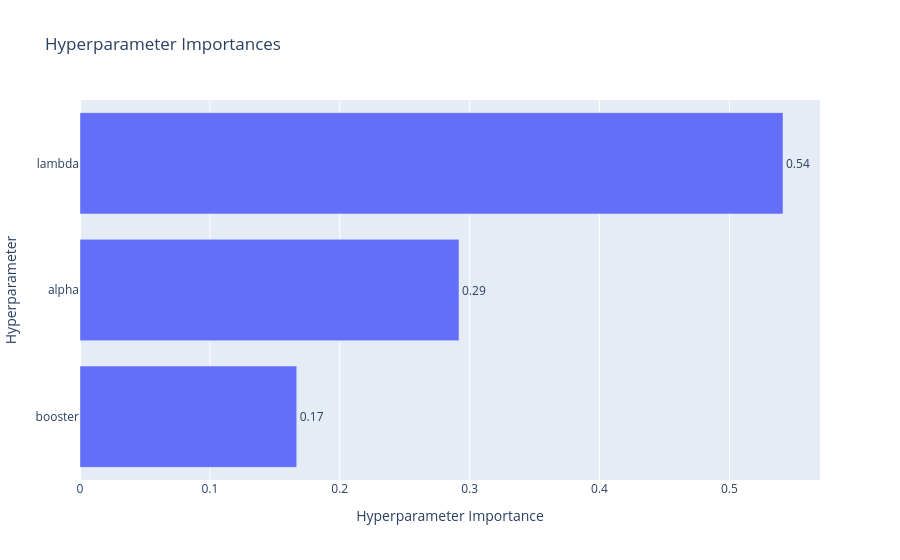
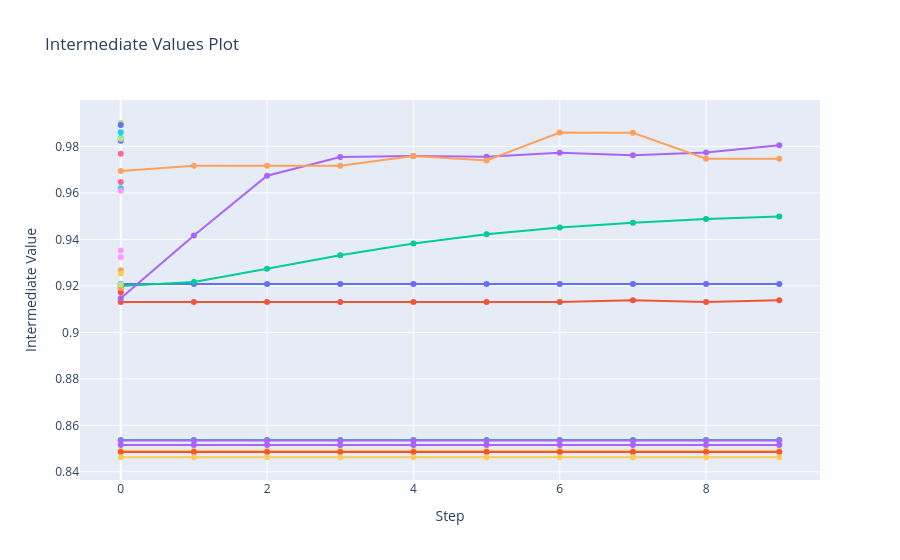
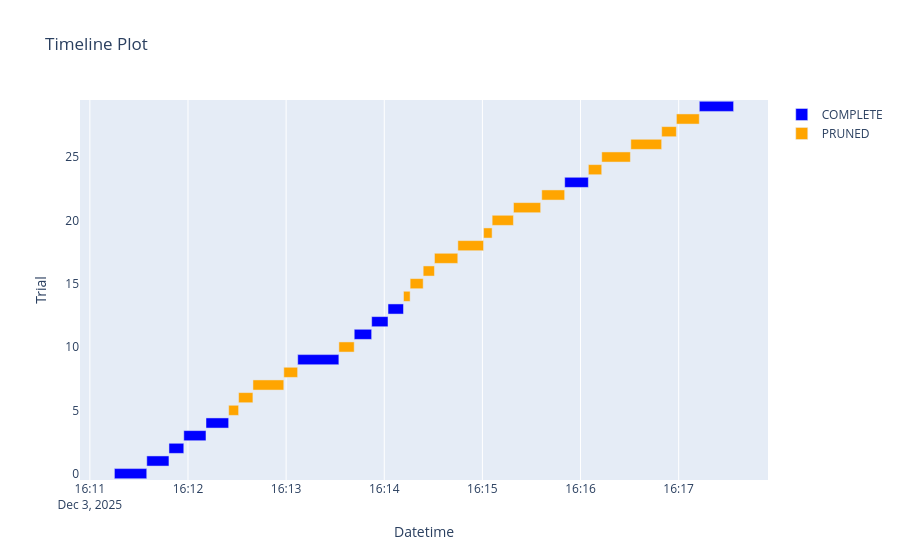

Notebook source saved alongside these figures, in order:
### Code cell
import optuna
import optuna_integration
from plotly.io import show
# https://optuna.readthedocs.io/en/stable/reference/visualization/index.html

fig = optuna.visualization.plot_param_importances(study)
show(fig)
fig = optuna.visualization.plot_intermediate_values(study)
show(fig)
fig = optuna.visualization.plot_timeline(study)
show(fig)

### Figure 1 — Plotly figure (JSON) as saved in the notebook; plotly's stock layout.template omitted (floating-point values rounded to 4 significant figures)
{"data": [{"cliponaxis": false, "hovertemplate": ["booster (CategoricalDistribution): 0.16690336902888198<extra></extra>", "alpha (FloatDistribution): 0.2918029248448051<extra></extra>", "lambda (FloatDistribution): 0.541293706126313<extra></extra>"], "name": "Objective Value", "orientation": "h", "text": ["0.17", "0.29", "0.54"], "textposition": "outside", "type": "bar", "x": [0.1669, 0.2918, 0.5413], "y": ["booster", "alpha", "lambda"]}], "layout": {"title": {"text": "Hyperparameter Importances"}, "xaxis": {"title": {"text": "Hyperparameter Importance"}}, "yaxis": {"title": {"text": "Hyperparameter"}}}}

### Figure 2 — Plotly figure (JSON) as saved in the notebook; plotly's stock layout.template omitted (floating-point values rounded to 4 significant figures)
{"data": [{"marker": {"maxdisplayed": 10}, "mode": "lines+markers", "name": "Trial0", "type": "scatter", "x": [0, 1, 2, 3, 4, 5, 6, 7, 8, 9], "y": [0.9208, 0.9208, 0.9208, 0.9208, 0.9208, 0.9208, 0.9208, 0.9208, 0.9208, 0.9208]}, {"marker": {"maxdisplayed": 10}, "mode": "lines+markers", "name": "Trial1", "type": "scatter", "x": [0, 1, 2, 3, 4, 5, 6, 7, 8, 9], "y": [0.9131, 0.9131, 0.9131, 0.9131, 0.9131, 0.9131, 0.9131, 0.9139, 0.9131, 0.9139]}, {"marker": {"maxdisplayed": 10}, "mode": "lines+markers", "name": "Trial2", "type": "scatter", "x": [0, 1, 2, 3, 4, 5, 6, 7, 8, 9], "y": [0.9199, 0.9217, 0.9273, 0.9332, 0.9382, 0.9422, 0.9451, 0.9472, 0.9487, 0.9499]}, {"marker": {"maxdisplayed": 10}, "mode": "lines+markers", "name": "Trial3", "type": "scatter", "x": [0, 1, 2, 3, 4, 5, 6, 7, 8, 9], "y": [0.9147, 0.9417, 0.9674, 0.9755, 0.9758, 0.9756, 0.9773, 0.9762, 0.9774, 0.9805]}, {"marker": {"maxdisplayed": 10}, "mode": "lines+markers", "name": "Trial4", "type": "scatter", "x": [0, 1, 2, 3, 4, 5, 6, 7, 8, 9], "y": [0.9694, 0.9717, 0.9717, 0.9717, 0.9759, 0.974, 0.986, 0.9858, 0.9747, 0.9746]}, {"marker": {"maxdisplayed": 10}, "mode": "lines+markers", "name": "Trial5", "type": "scatter", "x": [0], "y": [0.9837]}, {"marker": {"maxdisplayed": 10}, "mode": "lines+markers", "name": "Trial6", "type": "scatter", "x": [0], "y": [0.9647]}, {"marker": {"maxdisplayed": 10}, "mode": "lines+markers", "name": "Trial7", "type": "scatter", "x": [0], "y": [0.9902]}, {"marker": {"maxdisplayed": 10}, "mode": "lines+markers", "name": "Trial8", "type": "scatter", "x": [0], "y": [0.9323]}, {"marker": {"maxdisplayed": 10}, "mode": "lines+markers", "name": "Trial9", "type": "scatter", "x": [0, 1, 2, 3, 4, 5, 6, 7, 8, 9], "y": [0.8491, 0.8491, 0.8491, 0.8491, 0.8491, 0.8491, 0.8491, 0.8491, 0.8491, 0.8491]}, {"marker": {"maxdisplayed": 10}, "mode": "lines+markers", "name": "Trial10", "type": "scatter", "x": [0], "y": [0.9824]}, {"marker": {"maxdisplayed": 10}, "mode": "lines+markers", "name": "Trial11", "type": "scatter", "x": [0, 1, 2, 3, 4, 5, 6, 7, 8, 9], "y": [0.8486, 0.8486, 0.8486, 0.8486, 0.8486, 0.8486, 0.8486, 0.8486, 0.8486, 0.8486]}, {"marker": {"maxdisplayed": 10}, "mode": "lines+markers", "name": "Trial12", "type": "scatter", "x": [0, 1, 2, 3, 4, 5, 6, 7, 8, 9], "y": [0.8537, 0.8537, 0.8537, 0.8537, 0.8537, 0.8537, 0.8537, 0.8537, 0.8537, 0.8537]}, {"marker": {"maxdisplayed": 10}, "mode": "lines+markers", "name": "Trial13", "type": "scatter", "x": [0, 1, 2, 3, 4, 5, 6, 7, 8, 9], "y": [0.8516, 0.8516, 0.8516, 0.8516, 0.8516, 0.8516, 0.8516, 0.8516, 0.8516, 0.8516]}, {"marker": {"maxdisplayed": 10}, "mode": "lines+markers", "name": "Trial14", "type": "scatter", "x": [0], "y": [0.9267]}, {"marker": {"maxdisplayed": 10}, "mode": "lines+markers", "name": "Trial15", "type": "scatter", "x": [0], "y": [0.962]}, {"marker": {"maxdisplayed": 10}, "mode": "lines+markers", "name": "Trial16", "type": "scatter", "x": [0], "y": [0.919]}, {"marker": {"maxdisplayed": 10}, "mode": "lines+markers", "name": "Trial17", "type": "scatter", "x": [0], "y": [0.9833]}, {"marker": {"maxdisplayed": 10}, "mode": "lines+markers", "name": "Trial18", "type": "scatter", "x": [0], "y": [0.961]}, {"marker": {"maxdisplayed": 10}, "mode": "lines+markers", "name": "Trial19", "type": "scatter", "x": [0], "y": [0.9254]}, {"marker": {"maxdisplayed": 10}, "mode": "lines+markers", "name": "Trial20", "type": "scatter", "x": [0], "y": [0.9892]}, {"marker": {"maxdisplayed": 10}, "mode": "lines+markers", "name": "Trial21", "type": "scatter", "x": [0], "y": [0.9172]}, {"marker": {"maxdisplayed": 10}, "mode": "lines+markers", "name": "Trial22", "type": "scatter", "x": [0], "y": [0.9201]}, {"marker": {"maxdisplayed": 10}, "mode": "lines+markers", "name": "Trial23", "type": "scatter", "x": [0, 1, 2, 3, 4, 5, 6, 7, 8, 9], "y": [0.8534, 0.8534, 0.8534, 0.8534, 0.8534, 0.8534, 0.8534, 0.8534, 0.8534, 0.8534]}, {"marker": {"maxdisplayed": 10}, "mode": "lines+markers", "name": "Trial24", "type": "scatter", "x": [0], "y": [0.9191]}, {"marker": {"maxdisplayed": 10}, "mode": "lines+markers", "name": "Trial25", "type": "scatter", "x": [0], "y": [0.9861]}, {"marker": {"maxdisplayed": 10}, "mode": "lines+markers", "name": "Trial26", "type": "scatter", "x": [0], "y": [0.9769]}, {"marker": {"maxdisplayed": 10}, "mode": "lines+markers", "name": "Trial27", "type": "scatter", "x": [0], "y": [0.9207]}, {"marker": {"maxdisplayed": 10}, "mode": "lines+markers", "name": "Trial28", "type": "scatter", "x": [0], "y": [0.9352]}, {"marker": {"maxdisplayed": 10}, "mode": "lines+markers", "name": "Trial29", "type": "scatter", "x": [0, 1, 2, 3, 4, 5, 6, 7, 8, 9], "y": [0.8463, 0.8463, 0.8463, 0.8463, 0.8463, 0.8463, 0.8463, 0.8463, 0.8463, 0.8463]}], "layout": {"showlegend": false, "title": {"text": "Intermediate Values Plot"}, "xaxis": {"title": {"text": "Step"}}, "yaxis": {"title": {"text": "Intermediate Value"}}}}

### Figure 3 — Plotly figure (JSON) as saved in the notebook; plotly's stock layout.template omitted (floating-point values rounded to 4 significant figures)
{"data": [{"base": ["2025-12-03T16:11:15.003906", "2025-12-03T16:11:34.794832", "2025-12-03T16:11:48.363875", "2025-12-03T16:11:57.429664", "2025-12-03T16:12:10.995418", "2025-12-03T16:13:07.082358", "2025-12-03T16:13:41.631015", "2025-12-03T16:13:52.291999", "2025-12-03T16:14:02.299281", "2025-12-03T16:15:50.318754", "2025-12-03T16:17:12.626488"], "hovertemplate": "%{text}<extra>COMPLETE</extra>", "marker": {"color": "blue"}, "name": "COMPLETE", "orientation": "h", "text": ["{<br>  \"number\": 0,<br>  \"values\": [<br>    0.002392211831893371<br>  ],<br>  \"params\": {<br>    \"booster\": \"dart\",<br>    \"lambda\": 1.3257320370593927e-08,<br>    \"alpha\": 0.2672777304176753,<br>    \"max_depth\": 2,<br>    \"eta\": 0.00020945183892509138,<br>    \"gamma\": 5.800989238214869e-07,<br>    \"grow_policy\": \"depthwise\",<br>    \"sample_type\": \"weighted\",<br>    \"normalize_type\": \"forest\",<br>    \"rate_drop\": 2.4725542520725097e-06,<br>    \"skip_drop\": 0.6972398893752041<br>  }<br>}", "{<br>  \"number\": 1,<br>  \"values\": [<br>    0.0<br>  ],<br>  \"params\": {<br>    \"booster\": \"dart\",<br>    \"lambda\": 0.04798338302365476,<br>    \"alpha\": 0.0003421267529652146,<br>    \"max_depth\": 2,<br>    \"eta\": 1.3696880765576817e-07,<br>    \"gamma\": 0.00035650107987949956,<br>    \"grow_policy\": \"lossguide\",<br>    \"sample_type\": \"uniform\",<br>    \"normalize_type\": \"forest\",<br>    \"rate_drop\": 1.0428596117689754e-05,<br>    \"skip_drop\": 5.176586636814893e-07<br>  }<br>}", "{<br>  \"number\": 2,<br>  \"values\": [<br>    0.016857597661856422<br>  ],<br>  \"params\": {<br>    \"booster\": \"gblinear\",<br>    \"lambda\": 0.41916421482609734,<br>    \"alpha\": 4.1896762891006965e-08<br>  }<br>}", "{<br>  \"number\": 3,<br>  \"values\": [<br>    0.002410958343144381<br>  ],<br>  \"params\": {<br>    \"booster\": \"dart\",<br>    \"lambda\": 0.07826457321473514,<br>    \"alpha\": 0.02584335977282724,<br>    \"max_depth\": 4,<br>    \"eta\": 6.567959403885232e-08,<br>    \"gamma\": 0.5524097242181836,<br>    \"grow_policy\": \"lossguide\",<br>    \"sample_type\": \"weighted\",<br>    \"normalize_type\": \"tree\",<br>    \"rate_drop\": 9.809711183475338e-06,<br>    \"skip_drop\": 0.009328514812920406<br>  }<br>}", "{<br>  \"number\": 4,<br>  \"values\": [<br>    0.002407549912724183<br>  ],<br>  \"params\": {<br>    \"booster\": \"dart\",<br>    \"lambda\": 0.002196388346803144,<br>    \"alpha\": 4.3866255164092787e-05,<br>    \"max_depth\": 6,<br>    \"eta\": 2.127370931084507e-08,<br>    \"gamma\": 1.1044844400654846e-06,<br>    \"grow_policy\": \"lossguide\",<br>    \"sample_type\": \"uniform\",<br>    \"normalize_type\": \"forest\",<br>    \"rate_drop\": 1.8902105804856073e-05,<br>    \"skip_drop\": 5.679701844441912e-05<br>  }<br>}", "{<br>  \"number\": 9,<br>  \"values\": [<br>    0.0<br>  ],<br>  \"params\": {<br>    \"booster\": \"gbtree\",<br>    \"lambda\": 0.05071339450454229,<br>    \"alpha\": 0.0018215151661966204,<br>    \"max_depth\": 1,<br>    \"eta\": 0.00015592695472675279,<br>    \"gamma\": 0.27033434679884066,<br>    \"grow_policy\": \"lossguide\"<br>  }<br>}", "{<br>  \"number\": 11,<br>  \"values\": [<br>    0.01858816548118329<br>  ],<br>  \"params\": {<br>    \"booster\": \"gbtree\",<br>    \"lambda\": 0.031474422619912505,<br>    \"alpha\": 0.00169240167823745,<br>    \"max_depth\": 1,<br>    \"eta\": 4.571884990554352e-05,<br>    \"gamma\": 0.38206305135677604,<br>    \"grow_policy\": \"lossguide\"<br>  }<br>}", "{<br>  \"number\": 12,<br>  \"values\": [<br>    0.019097836221586343<br>  ],<br>  \"params\": {<br>    \"booster\": \"gbtree\",<br>    \"lambda\": 0.6080585801114694,<br>    \"alpha\": 0.0023009860715230575,<br>    \"max_depth\": 1,<br>    \"eta\": 0.000967089589842685,<br>    \"gamma\": 0.01766870708193866,<br>    \"grow_policy\": \"lossguide\"<br>  }<br>}", "{<br>  \"number\": 13,<br>  \"values\": [<br>    0.0024399295321051217<br>  ],<br>  \"params\": {<br>    \"booster\": \"gbtree\",<br>    \"lambda\": 0.0001206917352336148,<br>    \"alpha\": 0.00284694481980894,<br>    \"max_depth\": 1,<br>    \"eta\": 7.253108934740015e-06,<br>    \"gamma\": 0.004314185281651615,<br>    \"grow_policy\": \"lossguide\"<br>  }<br>}", "{<br>  \"number\": 23,<br>  \"values\": [<br>    0.023186870281889586<br>  ],<br>  \"params\": {<br>    \"booster\": \"dart\",<br>    \"lambda\": 4.926055174917897e-06,<br>    \"alpha\": 0.07906116504302674,<br>    \"max_depth\": 1,<br>    \"eta\": 3.334049542360878e-05,<br>    \"gamma\": 2.292738705815476e-05,<br>    \"grow_policy\": \"depthwise\",<br>    \"sample_type\": \"weighted\",<br>    \"normalize_type\": \"forest\",<br>    \"rate_drop\": 0.00024507423227398094,<br>    \"skip_drop\": 0.0015802265265494767<br>  }<br>}", "{<br>  \"number\": 29,<br>  \"values\": [<br>    0.0023444918518670194<br>  ],<br>  \"params\": {<br>    \"booster\": \"gbtree\",<br>    \"lambda\": 2.7676693882861793e-05,<br>    \"alpha\": 0.0006190173175368811,<br>    \"max_depth\": 1,<br>    \"eta\": 1.783885796143889e-05,<br>    \"gamma\": 2.391094877910084e-07,<br>    \"grow_policy\": \"lossguide\"<br>  }<br>}"], "textposition": "none", "type": "bar", "x": [19790.0, 13570.0, 9064.0, 13560.0, 13870.0, 25160.0, 10660.0, 9999.0, 9459.0, 14470.0, 20960.0], "y": [0, 1, 2, 3, 4, 9, 11, 12, 13, 23, 29]}, {"base": ["2025-12-03T16:12:24.861453", "2025-12-03T16:12:30.942639", "2025-12-03T16:12:39.715370", "2025-12-03T16:12:58.578447", "2025-12-03T16:13:32.250457", "2025-12-03T16:14:11.759159", "2025-12-03T16:14:15.819879", "2025-12-03T16:14:23.797683", "2025-12-03T16:14:30.695422", "2025-12-03T16:14:44.991552", "2025-12-03T16:15:00.725005", "2025-12-03T16:15:05.966130", "2025-12-03T16:15:19.013126", "2025-12-03T16:15:36.285587", "2025-12-03T16:16:04.790669", "2025-12-03T16:16:12.963414", "2025-12-03T16:16:30.762543", "2025-12-03T16:16:49.618743", "2025-12-03T16:16:58.614653"], "hovertemplate": "%{text}<extra>PRUNED</extra>", "marker": {"color": "orange"}, "name": "PRUNED", "orientation": "h", "text": ["{<br>  \"number\": 5,<br>  \"values\": [<br>    0.9836559407219498<br>  ],<br>  \"params\": {<br>    \"booster\": \"gbtree\",<br>    \"lambda\": 3.9018241879443956e-07,<br>    \"alpha\": 1.1394829148190255e-06,<br>    \"max_depth\": 4,<br>    \"eta\": 0.012663481269531542,<br>    \"gamma\": 1.530790473346494e-05,<br>    \"grow_policy\": \"depthwise\"<br>  }<br>}", "{<br>  \"number\": 6,<br>  \"values\": [<br>    0.9647129749783461<br>  ],<br>  \"params\": {<br>    \"booster\": \"gbtree\",<br>    \"lambda\": 3.0056359547669547e-06,<br>    \"alpha\": 5.5731013385141804e-08,<br>    \"max_depth\": 3,<br>    \"eta\": 5.786316487094954e-07,<br>    \"gamma\": 0.002947772238172673,<br>    \"grow_policy\": \"lossguide\"<br>  }<br>}", "{<br>  \"number\": 7,<br>  \"values\": [<br>    0.9901675026531636<br>  ],<br>  \"params\": {<br>    \"booster\": \"dart\",<br>    \"lambda\": 1.0177031887248338e-05,<br>    \"alpha\": 0.08873841802188545,<br>    \"max_depth\": 9,<br>    \"eta\": 0.05476971674896225,<br>    \"gamma\": 0.00021539810154549757,<br>    \"grow_policy\": \"lossguide\",<br>    \"sample_type\": \"weighted\",<br>    \"normalize_type\": \"tree\",<br>    \"rate_drop\": 0.0033192828137859304,<br>    \"skip_drop\": 0.00014678688298718352<br>  }<br>}", "{<br>  \"number\": 8,<br>  \"values\": [<br>    0.93233484204178<br>  ],<br>  \"params\": {<br>    \"booster\": \"gblinear\",<br>    \"lambda\": 0.00495605311678112,<br>    \"alpha\": 0.00017048812703188008<br>  }<br>}", "{<br>  \"number\": 10,<br>  \"values\": [<br>    0.9824042714076789<br>  ],<br>  \"params\": {<br>    \"booster\": \"dart\",<br>    \"lambda\": 0.0005329115182665495,<br>    \"alpha\": 7.732735752225134e-06,<br>    \"max_depth\": 6,<br>    \"eta\": 4.1752496166853105e-06,<br>    \"gamma\": 3.133944789852628e-08,<br>    \"grow_policy\": \"depthwise\",<br>    \"sample_type\": \"uniform\",<br>    \"normalize_type\": \"forest\",<br>    \"rate_drop\": 1.054692054330229e-08,<br>    \"skip_drop\": 5.506293823400207e-08<br>  }<br>}", "{<br>  \"number\": 14,<br>  \"values\": [<br>    0.9266766709665012<br>  ],<br>  \"params\": {<br>    \"booster\": \"gblinear\",<br>    \"lambda\": 0.02111597329084497,<br>    \"alpha\": 0.0001804518457302112<br>  }<br>}", "{<br>  \"number\": 15,<br>  \"values\": [<br>    0.9620374339923989<br>  ],<br>  \"params\": {<br>    \"booster\": \"dart\",<br>    \"lambda\": 0.9966231092228903,<br>    \"alpha\": 0.015178301576486777,<br>    \"max_depth\": 3,<br>    \"eta\": 0.0031220057215605003,<br>    \"gamma\": 0.0002721565241304969,<br>    \"grow_policy\": \"lossguide\",<br>    \"sample_type\": \"uniform\",<br>    \"normalize_type\": \"forest\",<br>    \"rate_drop\": 0.43803425460905515,<br>    \"skip_drop\": 1.812252251185514e-08<br>  }<br>}", "{<br>  \"number\": 16,<br>  \"values\": [<br>    0.9189693536129845<br>  ],<br>  \"params\": {<br>    \"booster\": \"gbtree\",<br>    \"lambda\": 0.002239988882390474,<br>    \"alpha\": 3.0877661446439664e-06,<br>    \"max_depth\": 2,<br>    \"eta\": 0.2351139992515813,<br>    \"gamma\": 0.026883060001095253,<br>    \"grow_policy\": \"lossguide\"<br>  }<br>}", "{<br>  \"number\": 17,<br>  \"values\": [<br>    0.9833016055777335<br>  ],<br>  \"params\": {<br>    \"booster\": \"dart\",<br>    \"lambda\": 0.00010841447161117377,<br>    \"alpha\": 3.553258832817569e-05,<br>    \"max_depth\": 8,<br>    \"eta\": 4.846568434877126e-07,<br>    \"gamma\": 1.6157295732952878e-05,<br>    \"grow_policy\": \"depthwise\",<br>    \"sample_type\": \"uniform\",<br>    \"normalize_type\": \"forest\",<br>    \"rate_drop\": 6.807096082428294e-08,<br>    \"skip_drop\": 2.3004649628307373e-06<br>  }<br>}", "{<br>  \"number\": 18,<br>  \"values\": [<br>    0.960958469440226<br>  ],<br>  \"params\": {<br>    \"booster\": \"gbtree\",<br>    \"lambda\": 0.08438333986110169,<br>    \"alpha\": 0.0005346544928632141,<br>    \"max_depth\": 3,<br>    \"eta\": 8.330445186810096e-05,<br>    \"gamma\": 0.08155546318626296,<br>    \"grow_policy\": \"lossguide\"<br>  }<br>}", "{<br>  \"number\": 19,<br>  \"values\": [<br>    0.9253557779790292<br>  ],<br>  \"params\": {<br>    \"booster\": \"gblinear\",<br>    \"lambda\": 0.011993196169240656,<br>    \"alpha\": 0.4743591112116413<br>  }<br>}", "{<br>  \"number\": 20,<br>  \"values\": [<br>    0.9891809213277407<br>  ],<br>  \"params\": {<br>    \"booster\": \"dart\",<br>    \"lambda\": 0.0006755360751092187,<br>    \"alpha\": 5.917296497972925e-07,<br>    \"max_depth\": 5,<br>    \"eta\": 8.261046021941179e-06,<br>    \"gamma\": 0.0013602151182895684,<br>    \"grow_policy\": \"lossguide\",<br>    \"sample_type\": \"uniform\",<br>    \"normalize_type\": \"tree\",<br>    \"rate_drop\": 0.0018414319542204574,<br>    \"skip_drop\": 5.461049695374413e-06<br>  }<br>}", "{<br>  \"number\": 21,<br>  \"values\": [<br>    0.9172447262602279<br>  ],<br>  \"params\": {<br>    \"booster\": \"dart\",<br>    \"lambda\": 2.6602982449779108e-08,<br>    \"alpha\": 0.2901133879555103,<br>    \"max_depth\": 2,<br>    \"eta\": 0.0004886715516917558,<br>    \"gamma\": 1.1218883770994951e-07,<br>    \"grow_policy\": \"depthwise\",<br>    \"sample_type\": \"weighted\",<br>    \"normalize_type\": \"forest\",<br>    \"rate_drop\": 1.4291499344394247e-06,<br>    \"skip_drop\": 0.10072757330991304<br>  }<br>}", "{<br>  \"number\": 22,<br>  \"values\": [<br>    0.9200901024847422<br>  ],<br>  \"params\": {<br>    \"booster\": \"dart\",<br>    \"lambda\": 1.911628239336758e-08,<br>    \"alpha\": 0.015350651151712694,<br>    \"max_depth\": 2,<br>    \"eta\": 0.00032212715053939195,<br>    \"gamma\": 7.159328265859389e-07,<br>    \"grow_policy\": \"depthwise\",<br>    \"sample_type\": \"weighted\",<br>    \"normalize_type\": \"forest\",<br>    \"rate_drop\": 3.53486417489088e-07,<br>    \"skip_drop\": 0.6449207678172795<br>  }<br>}", "{<br>  \"number\": 24,<br>  \"values\": [<br>    0.9190553267015424<br>  ],<br>  \"params\": {<br>    \"booster\": \"dart\",<br>    \"lambda\": 2.3521708120624022e-07,<br>    \"alpha\": 0.0005414705663336827,<br>    \"max_depth\": 2,<br>    \"eta\": 0.006005823523933266,<br>    \"gamma\": 2.6430574296830196e-06,<br>    \"grow_policy\": \"depthwise\",<br>    \"sample_type\": \"uniform\",<br>    \"normalize_type\": \"forest\",<br>    \"rate_drop\": 5.690424681278816e-06,<br>    \"skip_drop\": 4.929042770819316e-07<br>  }<br>}", "{<br>  \"number\": 25,<br>  \"values\": [<br>    0.9860732945965558<br>  ],<br>  \"params\": {<br>    \"booster\": \"gbtree\",<br>    \"lambda\": 1.705609676623749e-05,<br>    \"alpha\": 0.8289114706735476,<br>    \"max_depth\": 4,<br>    \"eta\": 0.00021927901790654648,<br>    \"gamma\": 6.534858292654515e-08,<br>    \"grow_policy\": \"depthwise\"<br>  }<br>}", "{<br>  \"number\": 26,<br>  \"values\": [<br>    0.9768500478762304<br>  ],<br>  \"params\": {<br>    \"booster\": \"dart\",<br>    \"lambda\": 0.14021097492419576,<br>    \"alpha\": 0.005029671673054669,<br>    \"max_depth\": 3,<br>    \"eta\": 6.186020886009539e-07,<br>    \"gamma\": 0.0006277008158097675,<br>    \"grow_policy\": \"lossguide\",<br>    \"sample_type\": \"weighted\",<br>    \"normalize_type\": \"forest\",<br>    \"rate_drop\": 0.00014863562599284476,<br>    \"skip_drop\": 7.069608491581384e-05<br>  }<br>}", "{<br>  \"number\": 27,<br>  \"values\": [<br>    0.9206896538885397<br>  ],<br>  \"params\": {<br>    \"booster\": \"dart\",<br>    \"lambda\": 1.76595739673051e-07,<br>    \"alpha\": 0.10484375714043552,<br>    \"max_depth\": 2,<br>    \"eta\": 0.001807750126694605,<br>    \"gamma\": 3.8766453232152066e-05,<br>    \"grow_policy\": \"depthwise\",<br>    \"sample_type\": \"uniform\",<br>    \"normalize_type\": \"tree\",<br>    \"rate_drop\": 3.8898588151377147e-07,<br>    \"skip_drop\": 0.005533090002118308<br>  }<br>}", "{<br>  \"number\": 28,<br>  \"values\": [<br>    0.9351974535880695<br>  ],<br>  \"params\": {<br>    \"booster\": \"gblinear\",<br>    \"lambda\": 0.0005461185089681988,<br>    \"alpha\": 2.1816112021087982e-05<br>  }<br>}"], "textposition": "none", "type": "bar", "x": [6080.0, 8745.0, 18860.0, 8452.0, 9378.0, 4058.0, 7976.0, 6896.0, 14260.0, 15720.0, 5220.0, 13010.0, 16610.0, 14020.0, 8170.0, 17530.0, 18850.0, 8984.0, 13980.0], "y": [5, 6, 7, 8, 10, 14, 15, 16, 17, 18, 19, 20, 21, 22, 24, 25, 26, 27, 28]}], "layout": {"showlegend": true, "title": {"text": "Timeline Plot"}, "xaxis": {"title": {"text": "Datetime"}, "type": "date"}, "yaxis": {"title": {"text": "Trial"}}}}
